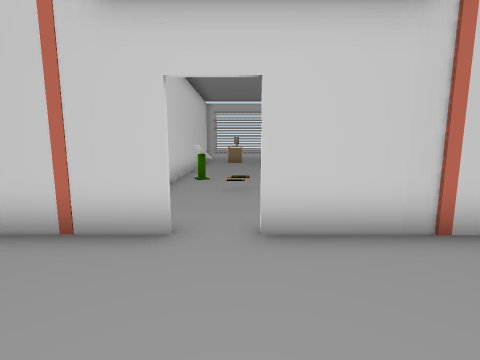
view 1 (above)

20 first-person views from a walk through a Unity game level. The camera is 1.3 m above the floor, tilts 8° down and sees 85° across. The floor is counted in squares, 1 m on a side. Each view is taken from the middle of a square. On the plan, view 1 faces up. The plan holds only what a view shows up to about 13 squares ahead; the rest is blank. The place goes on beyond the plan. The player is left out. Door leaves are left out, so doorways stand open. Some surface patterns are stand-ins.

view 2
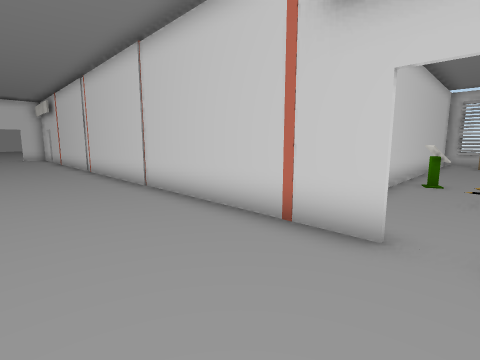

view 3
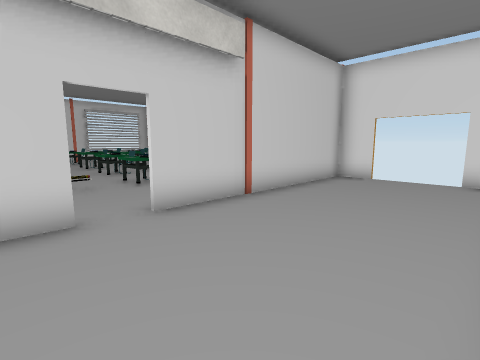

view 4
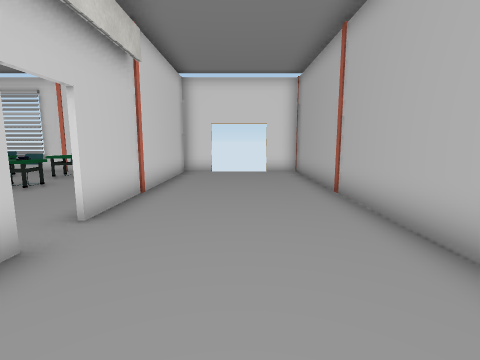

view 5
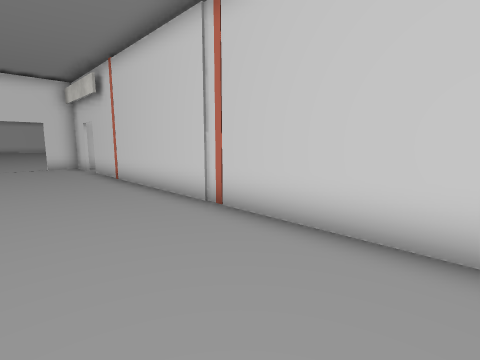

view 6
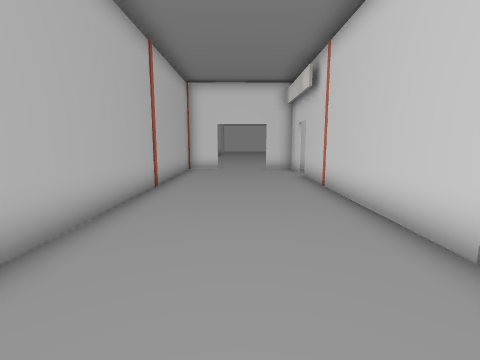

view 7
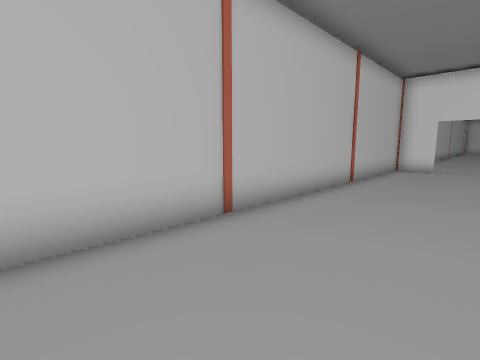

view 8
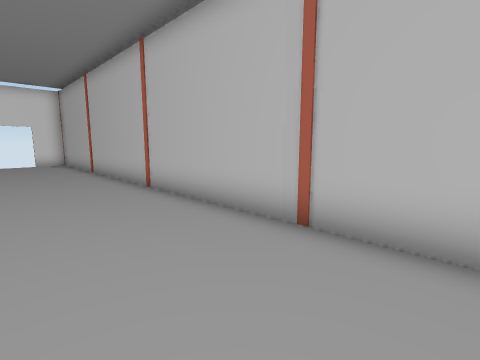

view 9
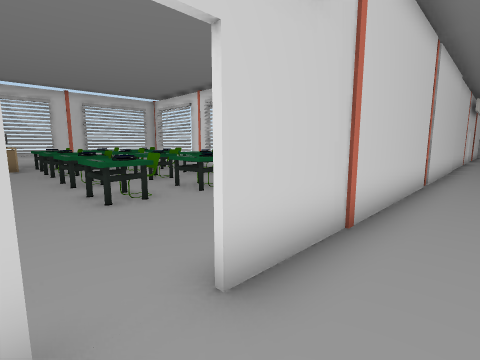

view 10
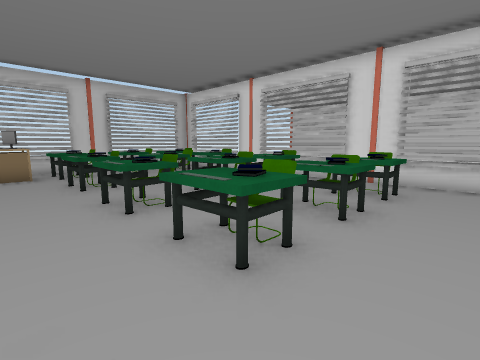

view 11
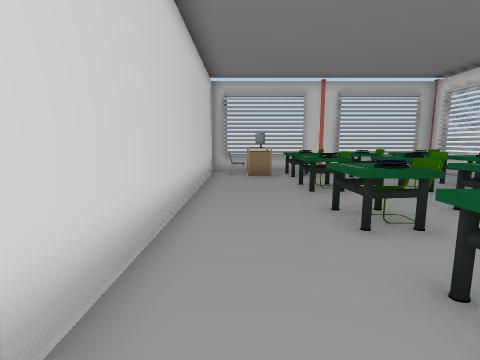

view 12
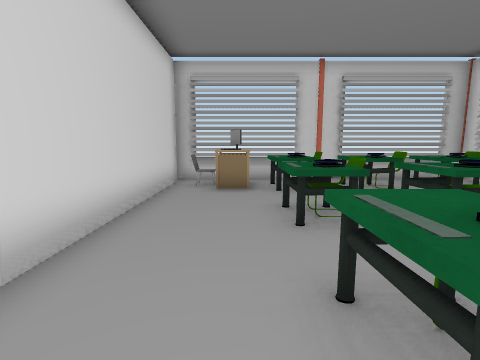

view 13
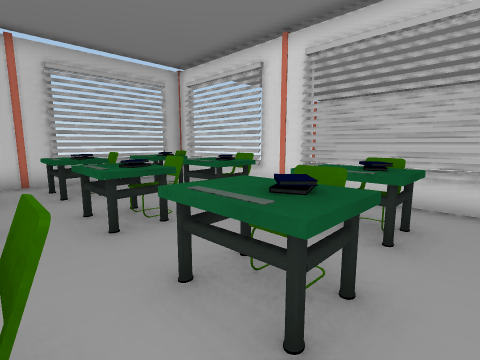

view 14
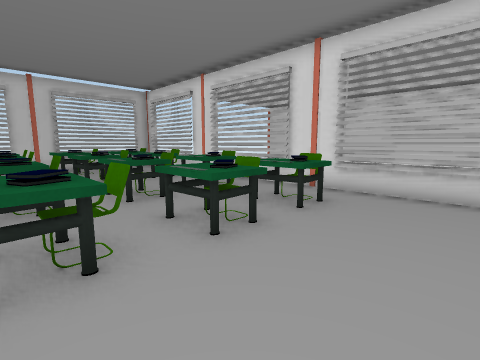

view 15
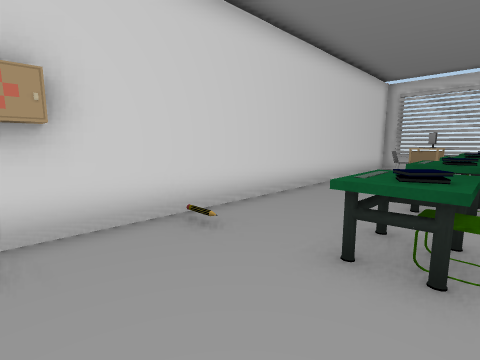

view 16
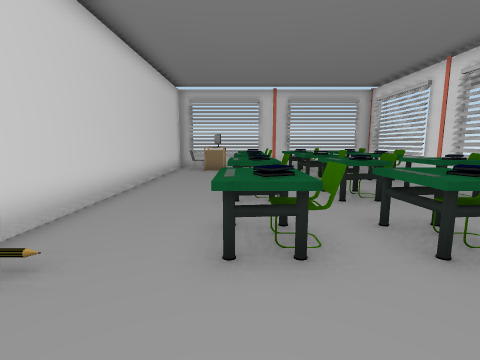

view 17
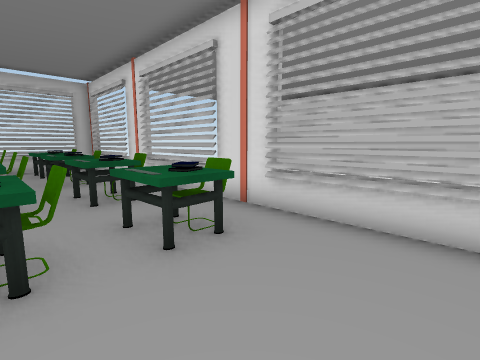

view 18
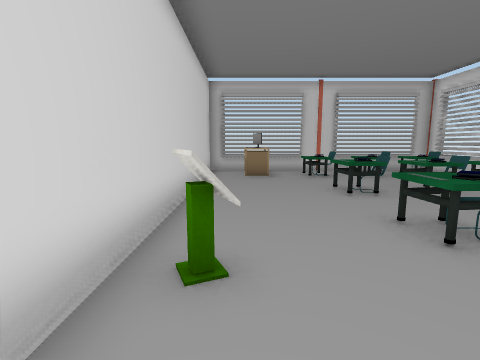

view 19
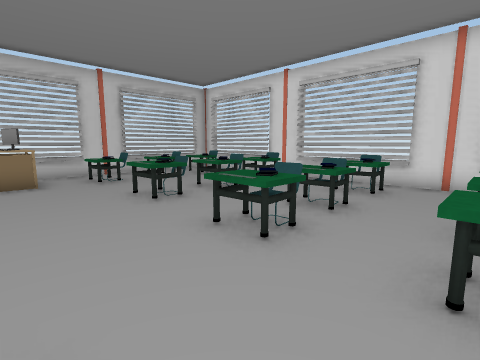

view 20
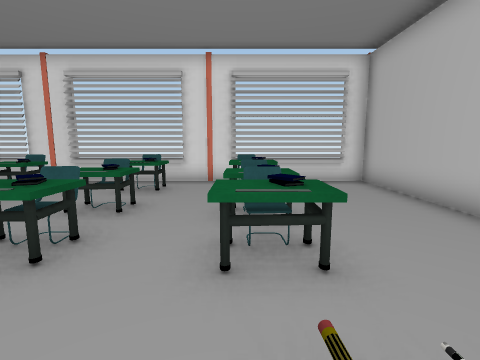

### Floor plan
Ten units are one square. View 1 is at (0, 0); x grows to the right and y downward. Boxes are objects, and circles mark ways between rooms. Rooms are numbered by the first view taken in them; rooms with no view inside come last. Other rooms are left out.
<svg viewBox="-250 -202 336 223">
<path fill="none" stroke="#000" d="M-10 -36 -216 -36M-229 -36 -243 -36 -243 -22M81 -22 81 -39M81 -36 2 -36M-243 1 -243 16 81 16 81 1M-178 -197 -200 -197M-226 -197 -243 -197 -243 -56M-138 -50 -138 -197 -154 -197M-201 -197 -219 -197M-155 -197 -175 -197M81 -80 81 -168M-25 -179 -25 -85M-25 -185 -25 -180M-8 -197 -25 -197M35 -37 81 -37M58 -197 4 -197M81 -181 81 -197 61 -197M81 -39 81 -71M81 -169 81 -175"/>
<rect x="-245" y="-55" width="10" height="10" fill="#bbb"><title>other object</title></rect>
<rect x="-235" y="-185" width="10" height="10" fill="#bbb"><title>chair</title></rect>
<rect x="-225" y="-195" width="10" height="20" fill="#bbb"><title>other object</title></rect>
<rect x="-215" y="-95" width="20" height="20" fill="#bbb"><title>other object</title></rect>
<rect x="-215" y="-125" width="10" height="20" fill="#bbb"><title>other object</title></rect>
<rect x="-215" y="-155" width="20" height="20" fill="#bbb"><title>other object</title></rect>
<rect x="-215" y="-195" width="20" height="30" fill="#bbb"><title>other object</title></rect>
<rect x="-205" y="-85" width="10" height="10" fill="#bbb"><title>chair</title></rect>
<rect x="-205" y="-125" width="10" height="20" fill="#bbb"><title>chair</title></rect>
<rect x="-205" y="-155" width="10" height="10" fill="#bbb"><title>chair</title></rect>
<rect x="-205" y="-185" width="10" height="10" fill="#bbb"><title>other object</title></rect>
<rect x="-195" y="-95" width="20" height="20" fill="#bbb"><title>other object</title></rect>
<rect x="-195" y="-125" width="20" height="20" fill="#bbb"><title>other object</title></rect>
<rect x="-195" y="-155" width="20" height="20" fill="#bbb"><title>other object</title></rect>
<rect x="-195" y="-185" width="20" height="20" fill="#bbb"><title>other object</title></rect>
<rect x="-175" y="-85" width="10" height="10" fill="#bbb"><title>chair</title></rect>
<rect x="-175" y="-115" width="10" height="10" fill="#bbb"><title>chair</title></rect>
<rect x="-175" y="-155" width="10" height="10" fill="#bbb"><title>chair</title></rect>
<rect x="-175" y="-185" width="10" height="10" fill="#bbb"><title>chair</title></rect>
<rect x="-165" y="-95" width="20" height="20" fill="#bbb"><title>other object</title></rect>
<rect x="-165" y="-125" width="10" height="20" fill="#bbb"><title>other object</title></rect>
<rect x="-165" y="-155" width="10" height="20" fill="#bbb"><title>other object</title></rect>
<rect x="-165" y="-185" width="10" height="20" fill="#bbb"><title>other object</title></rect>
<rect x="-155" y="-85" width="10" height="10" fill="#bbb"><title>chair</title></rect>
<rect x="-155" y="-125" width="10" height="10" fill="#bbb"><title>chair</title></rect>
<rect x="-155" y="-155" width="10" height="10" fill="#bbb"><title>chair</title></rect>
<rect x="-155" y="-185" width="10" height="10" fill="#bbb"><title>other object</title></rect>
<rect x="-15" y="-95" width="10" height="10" fill="#bbb"><title>other object</title></rect>
<rect x="-5" y="-195" width="10" height="20" fill="#bbb"><title>computer</title></rect>
<rect x="15" y="-85" width="10" height="20" fill="#bbb"><title>other object</title></rect>
<rect x="15" y="-115" width="10" height="20" fill="#bbb"><title>other object</title></rect>
<rect x="15" y="-155" width="10" height="20" fill="#bbb"><title>other object</title></rect>
<rect x="15" y="-185" width="10" height="20" fill="#bbb"><title>other object</title></rect>
<rect x="25" y="-85" width="10" height="10" fill="#bbb"><title>chair</title></rect>
<rect x="25" y="-115" width="10" height="10" fill="#bbb"><title>chair</title></rect>
<rect x="25" y="-145" width="10" height="10" fill="#bbb"><title>chair</title></rect>
<rect x="25" y="-185" width="10" height="10" fill="#bbb"><title>other object</title></rect>
<rect x="35" y="-75" width="10" height="10" fill="#bbb"><title>other object</title></rect>
<rect x="35" y="-85" width="10" height="10" fill="#bbb"><title>chair</title></rect>
<rect x="35" y="-115" width="10" height="20" fill="#bbb"><title>other object</title></rect>
<rect x="35" y="-155" width="10" height="20" fill="#bbb"><title>other object</title></rect>
<rect x="35" y="-185" width="10" height="20" fill="#bbb"><title>other object</title></rect>
<rect x="45" y="-115" width="10" height="10" fill="#bbb"><title>chair</title></rect>
<rect x="45" y="-145" width="10" height="10" fill="#bbb"><title>chair</title></rect>
<rect x="45" y="-185" width="10" height="10" fill="#bbb"><title>other object</title></rect>
<rect x="55" y="-85" width="20" height="20" fill="#bbb"><title>other object</title></rect>
<rect x="55" y="-115" width="10" height="20" fill="#bbb"><title>other object</title></rect>
<rect x="55" y="-145" width="10" height="10" fill="#bbb"><title>other object</title></rect>
<rect x="55" y="-185" width="10" height="20" fill="#bbb"><title>other object</title></rect>
<rect x="65" y="-85" width="10" height="10" fill="#bbb"><title>other object</title></rect>
<rect x="65" y="-115" width="10" height="10" fill="#bbb"><title>chair</title></rect>
<rect x="65" y="-145" width="10" height="10" fill="#bbb"><title>chair</title></rect>
<rect x="65" y="-185" width="10" height="10" fill="#bbb"><title>other object</title></rect>
<circle cx="-225" cy="-40" r="3" fill="#2a7"/>
<circle cx="-5" cy="-40" r="3" fill="#2a7"/>
<text x="-80" y="-10">1</text>
<text x="-200" y="-120">2</text>
<text x="20" y="-120">3</text>
</svg>
Room 1 opens to room 2. Room 1 opens to room 3.

Where each view was taken, in squares from view 1:
view 1: 0 up, 0 right, facing up
view 2: 0 up, 0 right, facing up-left
view 3: 1 down, 2 left, facing up-right
view 4: 1 up, 4 left, facing right
view 5: 0 up, 9 left, facing up-left
view 6: 1 up, 11 left, facing left
view 7: 2 up, 10 left, facing down-left
view 8: 2 up, 10 left, facing down-right
view 9: 2 up, 23 left, facing up-right
view 10: 6 up, 23 left, facing up-right
view 11: 7 up, 23 left, facing up
view 12: 10 up, 22 left, facing up
view 13: 10 up, 20 left, facing up-right
view 14: 5 up, 21 left, facing up-right
view 15: 5 up, 20 left, facing up-left
view 16: 5 up, 21 left, facing up
view 17: 5 up, 18 left, facing up-right
view 18: 7 up, 1 left, facing up
view 19: 8 up, 1 left, facing up-right
view 20: 8 up, 1 left, facing right
